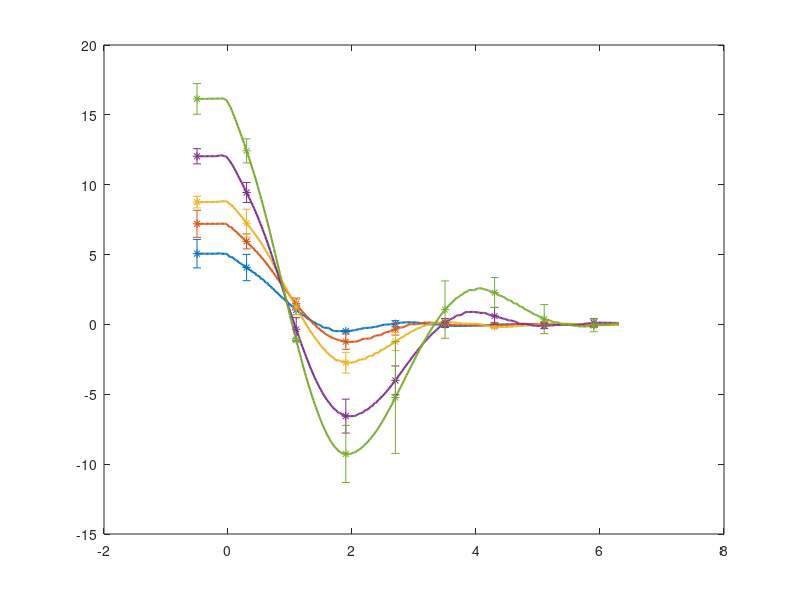

MATLAB code for this plot: (Note: this script raises an error after producing the figure.)
%%%%%%%%%%%%%%%%%%%%%%%%%%%%%%%%%%%%%%%%%%%%%%%%%%%%%%%%%%%%%%%%%%%%%%%%%%
%%%%                        Flap Decay                               %%%%
%%%%%%%%%%%%%%%%%%%%%%%%%%%%%%%%%%%%%%%%%%%%%%%%%%%%%%%%%%%%%%%%%%%%%%%%%%
clear all; close all; clc;

load('flapDecayCase.mat')
load ./exp/Flap1Decay_postp_mean.mat


%% Plot Exp and WS Data

figure;

for i=1:5
    plot(T_mean(i).t_corrected,T_mean(i).y,'-','LineWidth',1.5);hold on
end
set(gca,'ColorOrderIndex',1)
set(gcf, 'Color', 'w');
for i = 1:5
    for j=1:9
        ind(j)= find(T_mean(i).t_corrected==T_mean(i).t_error_bar(j));
    end
    errorbar(T_mean(i).t_error_bar,T_mean(i).y(ind(:)),T_mean(i).error_bar,'*'); hold on;
end


hold on
set(gca,'ColorOrderIndex',1)
set(gcf, 'Color', 'w');
for i = 1:length(mcr.cases)
    load(['./flapDecayCase_',num2str(mcr.cases(i),'%2g'),'deg/FOSWEC_flapPitch_matlabWorkspace.mat']) 
    plot(output.bodies(2).time,output.bodies(2).position(:,5)*180/pi,'-.','LineWidth',1.5);   
    hold on
end

xlabel('t [s]')
ylabel('\theta/\theta_o')
xlim([-0.5 6.25])
ylim([-15 20]);
delta_theta = [5,7,10,15,20];
for i = 1:length(delta_theta)
    leg{i} = ['\theta_0 = ' num2str(delta_theta(i),3) '^o'];
end
legend(leg,'location','northeast')
% title('Exp WS Flap Decay (NonLinear)')

title(['Exp WS Flap Decay (NonLinear, cd ',num2str(body(2).viscDrag.cd(5),'%2g'),', c ',num2str(body(2).linearDamping(5),'%2g'),')'])

savefig('flapPitch_Exp_WS.fig')

%% Old Figs

%% Plot WEC-Sim

figure; 
for i = 1:length(mcr.cases)
    load(['./flapDecayCase_',num2str(mcr.cases(i),'%2g'),'deg/FOSWEC_flapPitch_matlabWorkspace.mat']) 
    plot(output.bodies(2).time,output.bodies(2).position(:,5)*180/pi);   
    hold on
end

title(['WEC-Sim Flap Decay (cd ',num2str(body(2).viscDrag.cd(5),'%2g'),', c ',num2str(body(2).linearDamping(5),'%2g'),')'])
xlabel('Time (s)')
ylabel('Displacement (deg)')
xlim([0 8]);
ylim([-15 20]);
legend('5deg','7deg','10deg','15deg','20deg')
grid on

savefig('flapPitch_WS.fig')


%% Plot Exp and WS Data

% figure;
% for i=1:5
%     plot(T_mean(i).t_corrected,T_mean(i).y,'--','LineWidth',1.5);hold on
% end
% 
% set(gca,'ColorOrderIndex',1)
% set(gcf, 'Color', 'w');
% 
% for i = 1:5
%     for j=1:9
%         ind(j)= find(T_mean(i).t_corrected==T_mean(i).t_error_bar(j));
%     end
%     errorbar(T_mean(i).t_error_bar,T_mean(i).y(ind(:)),T_mean(i).error_bar,'*'); hold on;
% end
% 
% xlabel('t [s]')
% ylabel('\theta/\theta_o')
% xlim([-0.5 6.25])
% ylim([-15 20]);
% delta_theta = [5,7,10,15,20];
% for i = 1:length(delta_theta)
%     leg{i} = ['\theta_0 = ' num2str(delta_theta(i),3) '^o'];
% end
% legend(leg,'location','northeast')
% title('Exp Flap Decay')
% 
% savefig('flapPitch_Exp.fig')
% 
% hold on
% set(gca,'ColorOrderIndex',1)
% set(gcf, 'Color', 'w');
% 
% for i = 1:length(mcr.cases)
%     load(['./flapDecayCase_',num2str(mcr.cases(i),'%2g'),'deg/FOSWEC_flapPitch_matlabWorkspace.mat']) 
%     plot(output.bodies(2).time,output.bodies(2).position(:,5)*180/pi,'LineWidth',1.5);   
%     hold on
% end
% 
% savefig('flapPitch_Exp_WS.fig')


%% Plot AQWA
% 
% load('./AQWA/AQWAFlapPitchLinearHydrostaticFreeDecay.mat') 
% 
% Damp = [10];
% Ang = [5,10,15];
% figure; 
% plot(time,-Flap1pitch(:,7));hold on;
% plot(time,-Flap1pitch(:,8));hold on; 
% plot(time,-Flap1pitch(:,9))
% 
% title('AQWA Flap Decay (c 10)')
% xlabel('Time (s)')
% ylabel('Displacement (deg)')
% xlim([0 8]);
% ylim([-15 20]);
% legend('5deg','10deg','15deg')
% grid on
% 
% savefig('flapPitchAQWA.fig')


%% Compare Exp to WS

% open ./exp/Flap1Decay_mean.fig
% % set(findall(gca, 'Type', 'Line'),'LineStyle',':');
% % % test = findall(gca, 'Type', 'Line');
% % % for i=1:5
% % %     test(i).LineStyle = ':';
% % % end
% 
% hold on
% 
% for i = 1:length(mcr.cases)
%     load(['./flapDecayCase_',num2str(mcr.cases(i),'%2g'),'deg/FOSWEC_flapPitch_matlabWorkspace.mat']) 
%     plot(output.bodies(2).time,output.bodies(2).position(:,5)*180/pi,'k-');   
%     hold on
% end
% % hold on
% % plot(time,-Flap1pitch(:,7),'--');hold on;
% % plot(time,-Flap1pitch(:,8),'--');hold on; 
% % plot(time,-Flap1pitch(:,9),'--')
% 
% legend('5deg','7deg','10deg','15deg','20deg','5deg','7deg','10deg','15deg','20deg','5deg','10deg','15deg')


%% Compare WS and AQWA

% figure(); 
% for i = 1:length(mcr.cases)
%     load(['./flapDecayCase_',num2str(mcr.cases(i),'%2g'),'deg/FOSWEC_flapPitch_matlabWorkspace.mat']) 
%     plot(output.bodies(2).time,output.bodies(2).position(:,5)*180/pi);   
%     hold on
% end
% hold on
% plot(time,-Flap1pitch(:,7),'--');hold on;
% plot(time,-Flap1pitch(:,8),'--');hold on; 
% plot(time,-Flap1pitch(:,9),'--')
% 
% title(['WEC-Sim Flap Decay (cd ',num2str(body(2).viscDrag.cd(5),'%2g'),', c ',num2str(body(2).linearDamping(5),'%2g'),')'])
% xlabel('Time (s)')
% ylabel('Displacement (deg)')
% xlim([0 8]);
% ylim([-15 20]);
% legend('5deg','7deg','10deg','15deg','20deg','5deg','10deg','15deg')
% grid on
% 
% savefig('flapPitch_WS_AQWA.fig')